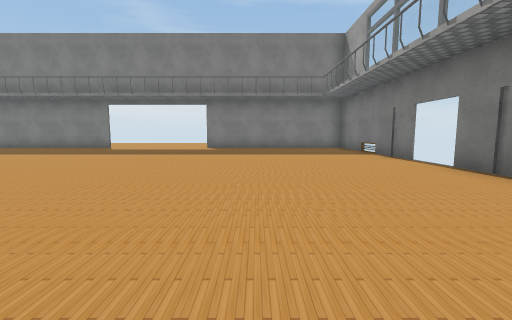
View 1 (above)

16 first-person views from a walk through a 3-D level made in the Unity game engine. The camera is 1.2 m above the floor, tilts 6° down and sees 90° across. The floor is counted in squares, 2 m on a side. Each view is taken from the middle of a square. On the plan, view 1 faces up. The plan holds only what a view shows up to about 9 squares ahead; the rest is blank. The place goes on beyond the plan. Some animated figures are left out. Some surface patterns are stand-ins.

View 2
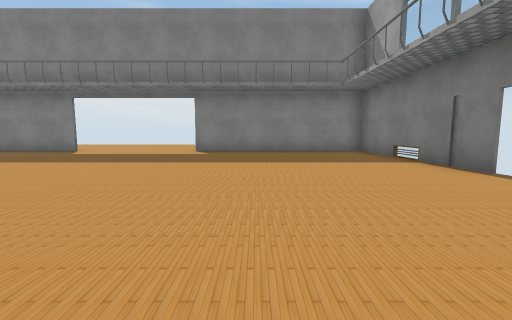

View 3
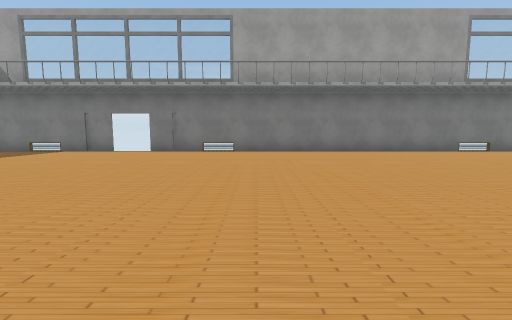

View 4
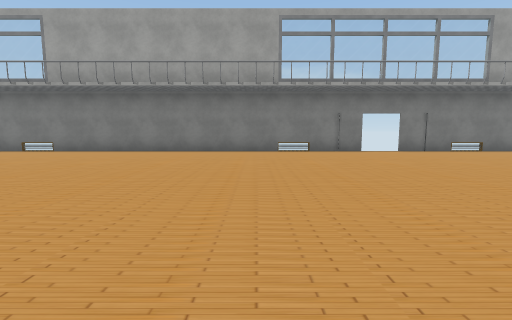

View 5
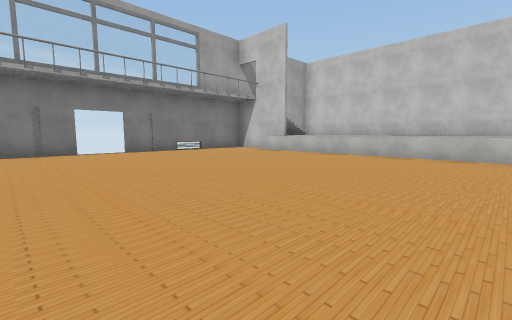

View 6
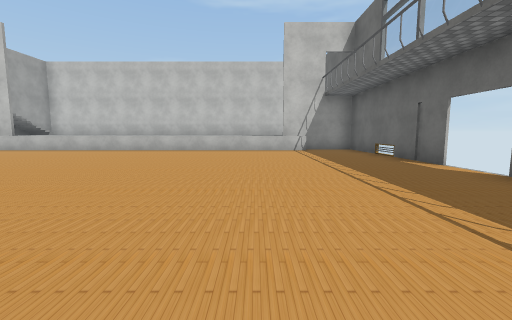

View 7
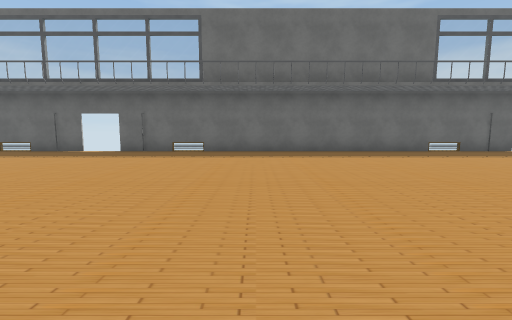

View 8
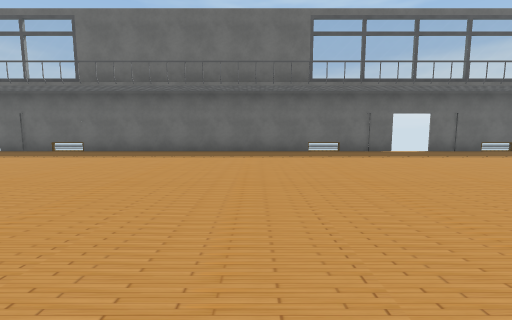

View 9
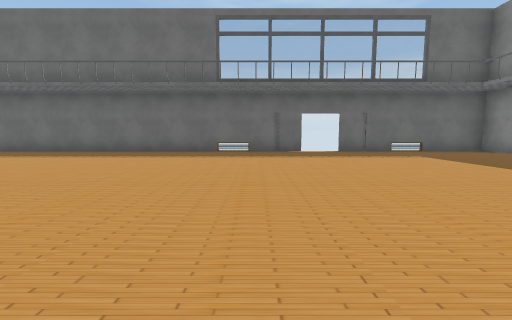

View 10
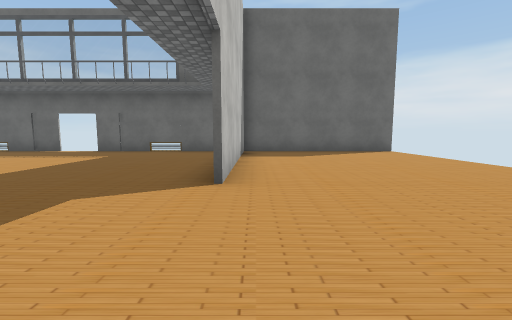

View 11
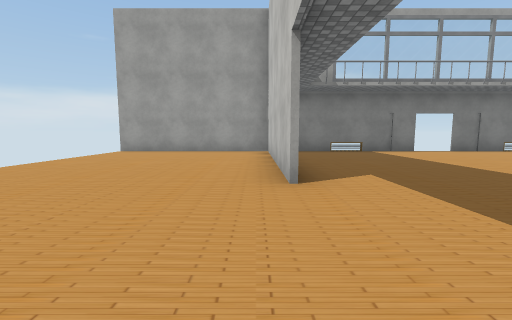

View 12
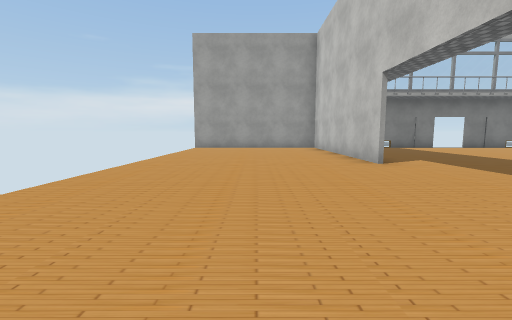

View 13
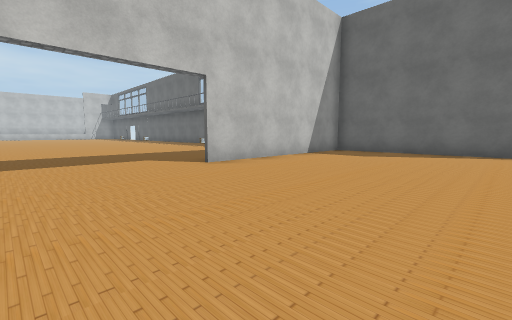

View 14
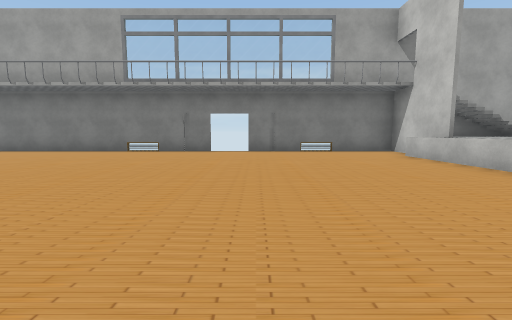

View 15
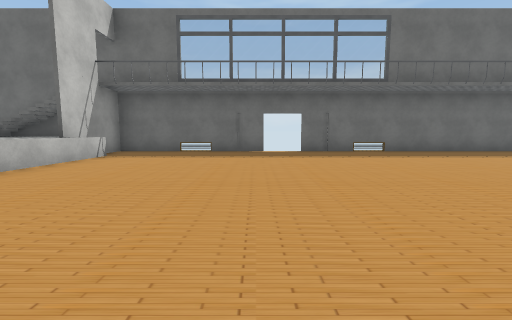

View 16
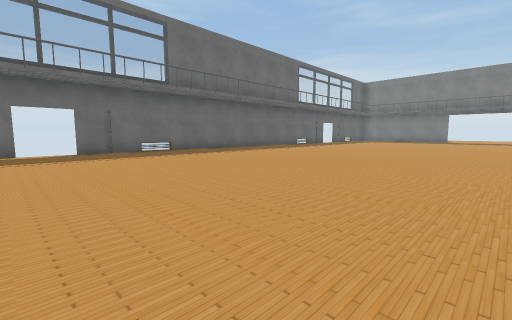

### Floor plan
Points are (right, up) in squares from view 1. A wall is a line through its corners. A room is listed if a view was taken in it or the views show most of it. See-through windows are left out.
Room 1 (views 1, 2, 3, 4, 5, 6, 7, 8, 9, 10, 11, 12, 13, 14, 15, 16)
walls: (-11.5, 4.6) (-11.5, -8.5); (3.5, 5.6) (3.5, 15.5); (-5.9, 10.5) (-8.5, 10.5); (-2, 10.6) (3.5, 10.6); (-10.5, 10.5) (-11.5, 10.5); (3.6, 10.5) (-2, 10.5); (-11.5, 10.6) (-6, 10.6); (3.5, -8.6) (3.5, 4.5); (-11.5, -9.6) (-11.5, -14.5) (-9, -14.5); (1, -14.5) (3.5, -14.5) (3.5, -9.8); (-11.5, 15.6) (-11.5, 5.8)
low walls: (-9.9, -13.9) (1.8, -13.9)
ways out: gap at (-12, -10); gap at (-12, 6); gap at (4, -10); gap at (4, 6)

Positions as (right, up) in squares from view 1, and headings:
1: (0, 0), facing up
2: (0, 2), facing up
3: (-5, 1), facing right
4: (-5, -5), facing right
5: (-5, -7), facing down-right
6: (-8, -5), facing down
7: (-3, -4), facing left
8: (-3, 0), facing left
9: (-3, 3), facing left
10: (-3, 11), facing left
11: (-5, 11), facing right
12: (-7, 13), facing right
13: (-3, 15), facing down-left
14: (-5, -10), facing right
15: (-3, -10), facing left
16: (-3, -10), facing up-left
